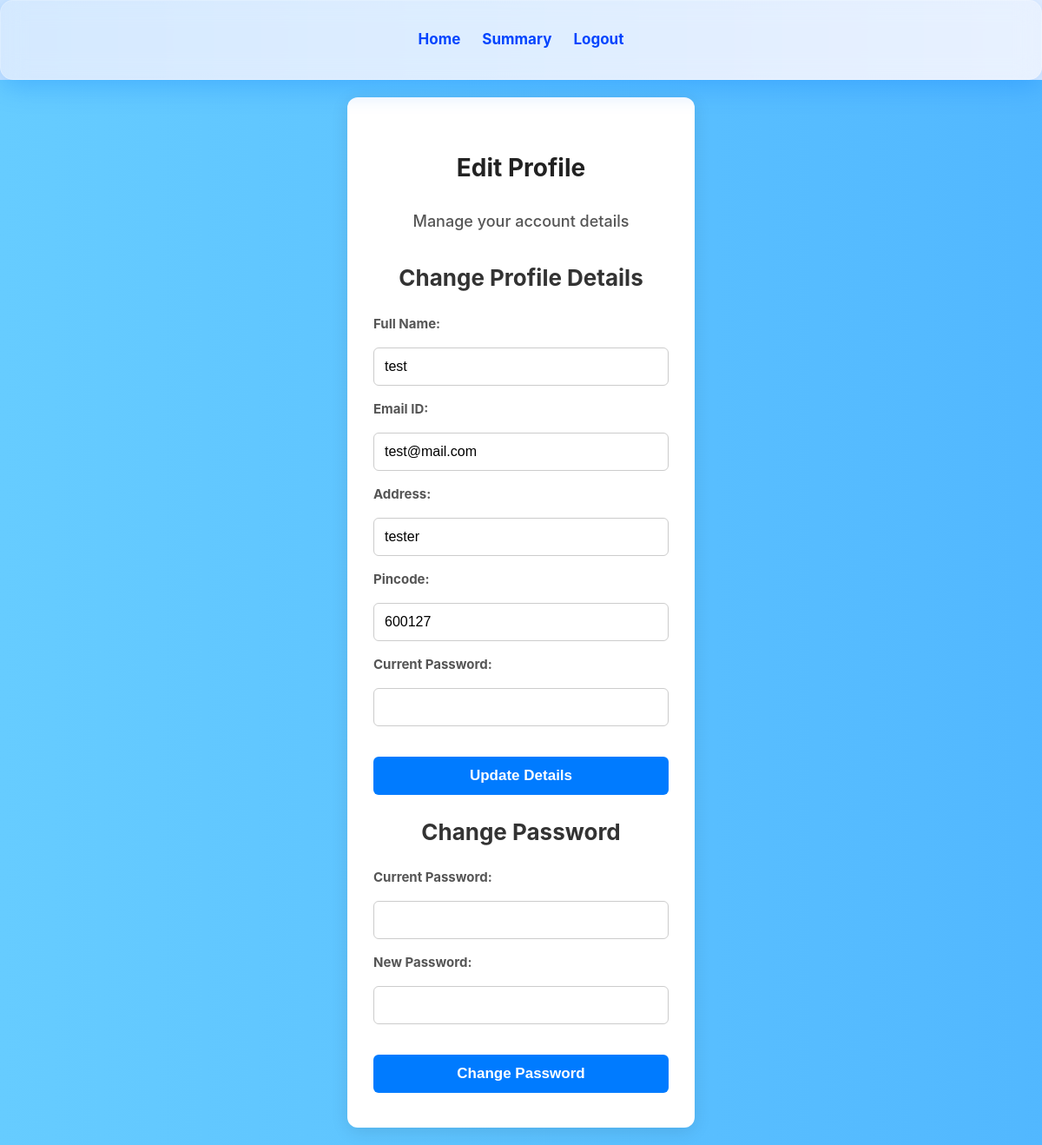
The app's page /user/edit_profile (signed in) with its own data.
### tables this page shows
CREATE TABLE users (
            user_id INTEGER PRIMARY KEY AUTOINCREMENT,
            email TEXT UNIQUE NOT NULL,
            password TEXT NOT NULL,
            name TEXT NOT NULL,
            address TEXT NOT NULL,
            pincode TEXT CHECK (length(pincode) = 6 AND pincode GLOB '[0-9]*') NOT NULL, revenue REAL DEFAULT 0.00);

### controllers/user_controller.py (the view)
@user_bp.route('/edit_profile', methods=['GET'])
@user_protected
def edit_profile():
    user = get_user_by_id(session.get('user_id'))
    if not user:
        flash('User not found!', 'error')
        return redirect(url_for('auth.login'))
    return render_template('edit_profile.html', user=user)

### controllers/user_controller.py (called while the page is built)
def user_protected(view):
    @wraps(view)
    def wrapped(*args, **kwargs):
        if 'user_id' not in session or session['user_id'] is None:
            return redirect(url_for('auth.login'))
        response = make_response(view(*args, **kwargs))
        response.headers['Cache-Control'] = 'no-store, no-cache, must-revalidate, max-age=0'
        response.headers['Pragma'] = 'no-cache'
        response.headers['Expires'] = '0'
        return response
    return wrapped

### models/parking_model.py (called while the page is built)
def get_db():
    conn = sqlite3.connect(DATABASE)
    conn.row_factory = sqlite3.Row
    return conn

def get_user_by_id(user_id):
    conn = get_db()
    cursor = conn.execute('SELECT * FROM users WHERE user_id = ?', (user_id,))
    user = cursor.fetchone()
    close_db(conn)
    return user

### templates/edit_profile.html (shortened to what this page needs)
<!DOCTYPE html>
<html lang="en">
<head>
    <link rel="stylesheet" href="../static/css/style.css">
</head>
<body>
    <header class="header">
        <nav class="header-center">
            <a href="{{ url_for('user.user_dashboard') }}">Home</a>
            <a href="{{ url_for('user.user_summary') }}">Summary</a>
            <a href="{{ url_for('auth.logout') }}">Logout</a>
        </nav>
    </header>
    <div class="centered-page">
        <div class="container">
            <h1>Edit Profile</h1>
            <h3>Manage your account details</h3>
            <section>
                <h2>Change Profile Details</h2>
                <form action="{{ url_for('user.update_profile_details') }}" method="post">
                    <label for="name">Full Name:</label>
                    <input type="text" id="name" name="name" value="{{ user.name or '' }}" required>
                    <label for="email">Email ID:</label>
                    <input type="email" id="email" name="email" value="{{ user.email or '' }}" readonly required>
                    <label for="address">Address:</label>
                    <input type="text" id="address" name="address" value="{{ user.address or '' }}" required>
                    <label for="pincode">Pincode:</label>
                    <input type="text" id="pincode" name="pincode" pattern="\d{6}" maxlength="6" placeholder="6-digit PIN code" title="Please enter a 6-digit PIN code" value="{{ user.pincode or '' }}" required>
                    <label for="current_password_details">Current Password:</label>
                    <input type="password" id="current_password_details" name="current_password_details" required>
                    <button type="submit">Update Details</button>
                </form>
            </section>
            <section>
                <h2>Change Password</h2>
                <form action="{{ url_for('user.change_password') }}" method="post">
                    <label for="current_password_password">Current Password:</label>
                    <input type="password" id="current_password_password" name="current_password_password" required>
                    <label for="password">New Password:</label>
                    <input type="password" id="password" name="password" required>
                    <button type="submit">Change Password</button>
                </form>
            </section>
        </div>
    </div>
</body>
</html>

### static/css/style.css (style rules this page uses)
body { font-family: 'Inter', sans-serif; margin: 0; background: linear-gradient(to right, #d0e7ff, #e6f0ff); padding: 0; line-height: 1.6; color: #333; }
.centered-page { display: flex; justify-content: center; align-items: center; min-height: 100vh; padding: 20px; box-sizing: border-box; background: linear-gradient(270deg, #00aaff, #0099ff, #007bff, #3399ff, #66ccff); background-size: 1000% 1000%; animation: blueWave 6s ease infinite; backdrop-filter: blur(6px); transition: all 0.3s ease; }
.container { background: #fff; padding: 40px 30px; border-radius: 12px; box-shadow: 0 4px 20px rgba(0,0,0,0.1); width: 100%; max-width: 400px; box-sizing: border-box; }
.container h1 { margin-bottom: 20px; font-size: 28px; color: #222; }
.container h3 { display: flex; justify-content: center; align-items: center; margin-bottom: 30px; font-weight: 500; color: #555; font-size: 18px; }
h1 { text-align: center; color: #333; margin-bottom: 25px; font-size: 32px; }
h2 { text-align: center; color: #333; margin-bottom: 20px; font-size: 26px; }
h3 { color: #444; margin-top: 25px; margin-bottom: 15px; font-size: 20px; }
form { display: flex; flex-direction: column; gap: 15px; }
label { margin: 0; font-weight: bold; color: #555; font-size: 15px; }
input[type="text"], input[type="email"], input[type="password"], input[type="number"], textarea { padding: 12px; display: flex; justify-content: center; border: 1px solid #ccc; border-radius: 6px; font-size: 16px; box-sizing: border-box; width: 100%; transition: border-color 0.3s ease, box-shadow 0.3s ease; }
button { margin-top: 20px; padding: 12px 20px; display: flex; justify-content: center; background-color: #007bff; color: white; border: none; border-radius: 6px; font-size: 17px; cursor: pointer; transition: background 0.3s ease, transform 0.2s ease; font-weight: bold; }
a { margin-top: 15px; display: block; text-align: center; color: #007bff; text-decoration: none; font-size: 15px; transition: color 0.3s ease, transform 0.1s ease; }
.header { display: flex; align-items: center; justify-content: space-between; padding: 15px 30px; background: rgba(255, 255, 255, 0.1); backdrop-filter: blur(14px); -webkit-backdrop-filter: blur(14px); border: 1px solid rgba(255, 255, 255, 0.2); border-radius: 15px 15px 15px 15px; box-shadow: 0 8px 30px rgba(0, 123, 255, 0.3); color: white; flex-wrap: wrap; gap: 15px; position: sticky; top: 0; z-index: 999; min-height: 60px; }
.header-center { display: flex; justify-content: center; flex: 1; gap: 25px; color: #0044fe; flex-wrap: wrap; }
.header-center a { color: #0044fe; text-decoration: none; font-weight: bold; font-size: 17px; transition: color 0.3s ease, text-decoration 0.3s ease; margin: 0; display: inline-block; }

### records on screen
users: name "test", email "test@mail.com", address "tester", pincode "600127"
